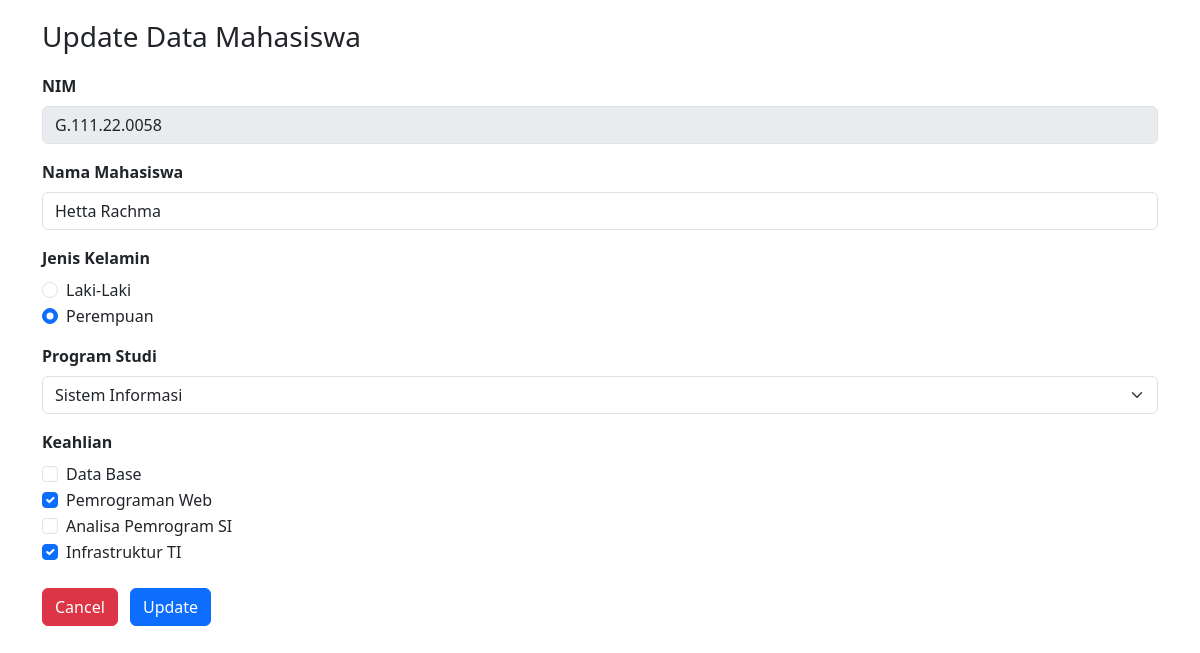
The page /edit_form.php?id=1 on the database its author committed.
### tables this page shows
CREATE TABLE `mahasiswa` (
  `id` int(10) NOT NULL,
  `nim` varchar(50) NOT NULL,
  `nama_mahasiswa` varchar(50) NOT NULL,
  `jenis_kelamin` enum('Laki-Laki','Perempuan','','') NOT NULL,
  `program_studi` varchar(50) NOT NULL,
  `keahlian` varchar(100) NOT NULL
);

### edit_form.php (the view, shortened to what this page needs)
<?php
include("koneksi.php");
$id = $_GET['id'];
$sql = "select * from mahasiswa where id = $id";
$query = mysqli_query($koneksi, $sql);
$mhs = mysqli_fetch_assoc($query);
$checked = explode(",", $mhs['keahlian']);
?>
<!doctype html>
<html lang="en">
  <head>
    <link href="https://cdn.jsdelivr.net/npm/bootstrap@5.3.0-alpha3/dist/css/bootstrap.min.css" rel="stylesheet">
  </head>
  <body>
    <div class="container">
        <div class="col-md-12">
            <h3 style="margin: 20px 0px 20px 0px">Update Data Mahasiswa</h3>
            <form method="post" action="edit_aksi.php" class="form_horizontal">
                <div class="mb-3">
                    <label class="form-label fw-bold">NIM</label>
                    <input type="text" name="nim" class="form-control" value="<?php echo $mhs['nim'] ?>" disabled>
                </div>
                <div class="mb-3">
                    <label class="form-label fw-bold">Nama Mahasiswa</label>
                    <input type="text" name="nama_mahasiswa" class="form-control" value="<?php echo $mhs['nama_mahasiswa'] ?>">
                </div>
                <div class="mb-3">
                    <label class="form-label fw-bold">Jenis Kelamin</label>
                    <div class="form-check">
                        <input class="form-check-input" type="radio" name="jenis_kelamin" value="Laki-Laki" <?php if($mhs['jenis_kelamin']== 'Laki-Laki') echo'checked' ?>>
                        <label class="form-check-label">
                        Laki-Laki
                        </label>
                    </div>
                    <div class="form-check">
                        <input class="form-check-input" type="radio" name="jenis_kelamin" value="Perempuan" <?php if($mhs['jenis_kelamin']== 'Perempuan') echo'checked' ?>>
                        <label class="form-check-label">
                        Perempuan
                    </label>
                    </div>
                </div>
                <div class="mb-3">
                    <label class="form-label fw-bold">Program Studi</label>
                    <select class="form-select" name="program_studi">
                        <option value="Sistem Informasi" <?php if($mhs['program_studi']=='Sistem Informasi') echo 'selected' ?>>Sistem Informasi</option>
                    </select>
                </div>
                <div class="mb-3">
                <label class="form-label fw-bold">Keahlian</label>
                <div class="form-check">
                        <input class="form-check-input" type="checkbox" name="keahlian[]" value="Data Base" <?php if(in_array("Data Base",$checked)) echo "checked" ?>>
                        <label class="form-check-label">
                        Data Base
                        </label>
                    </div>
                    <div class="form-check">
                        <input class="form-check-input" type="checkbox" name="keahlian[]" value="Pemrograman Web" <?php if(in_array("Pemrograman Web",$checked)) echo "checked" ?>>
                        <label class="form-check-label">
                        Pemrograman Web
                        </label>
                    </div>
                     <div class="form-check">
                        <input class="form-check-input" type="checkbox" name="keahlian[]" value="Analisa Pemrogram SI" <?php if(in_array("Analisa Pemrograman SI",$checked)) echo "checked" ?>>
                        <label class="form-check-label">
                        Analisa Pemrogram SI
                        </label>
                    </div>
                    <div class="form-check">
                        <input class="form-check-input" type="checkbox" name="keahlian[]" value="Infrastruktur TI" <?php if(in_array("Infrastruktur TI",$checked)) echo "checked" ?>>
                        <label class="form-check-label">
                        Infrastruktur TI
                        </label>
                     </div>
                </div>
                <div class="form-group mt-4">
                    <button type="reset" name="reset" class="btn btn-danger btn-space">Cancel</button>
                    <button type="submit" name="update" class="btn btn-primary">Update</button>
                </div>
            </form>
        </div>
    </div>
  </body>
</html>

### edit_form.php (style rules this page uses)
.btn-space { margin-right : 8px; }

### rows shown on the page
mahasiswa: nim "G.111.22.0058", nama_mahasiswa "Hetta Rachma", jenis_kelamin "☑", program_studi "Sistem Informasi", keahlian "☑"
